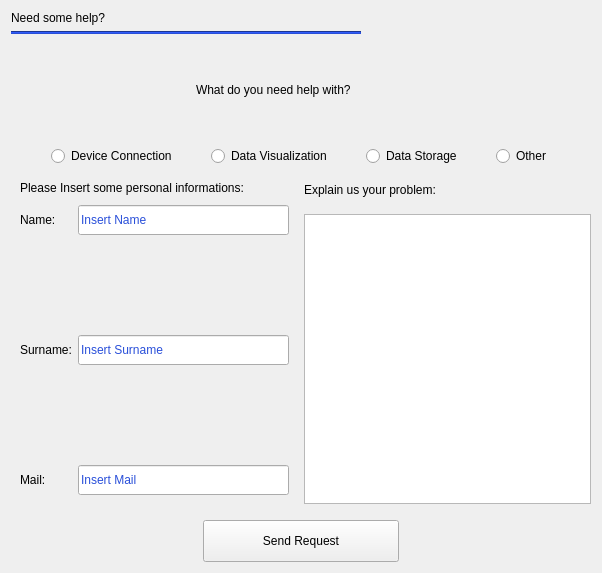
               <widget class="QWidget" name="page_help">
                <layout class="QVBoxLayout" name="verticalLayout_17">
                 <item>
                  <layout class="QHBoxLayout" name="horizontalLayout_24">
                   <item>
                    <layout class="QVBoxLayout" name="verticalLayout_10">
                     <item>
                      <widget class="QLabel" name="label_help">
                       <property name="styleSheet">
                        <string notr="true">font: 24pt &quot;Rockwell Extra Bold&quot;;</string>
                       </property>
                       <property name="text">
                        <string>Need some help?</string>
                       </property>
                      </widget>
                     </item>
                     <item>
                      <widget class="Line" name="line_3">
                       <property name="minimumSize">
                        <size>
                         <width>350</width>
                         <height>0</height>
                        </size>
                       </property>
                       <property name="maximumSize">
                        <size>
                         <width>403</width>
                         <height>5</height>
                        </size>
                       </property>
                       <property name="styleSheet">
                        <string notr="true">background-color: rgb(41, 79, 217);</string>
                       </property>
                       <property name="orientation">
                        <enum>Qt::Horizontal</enum>
                       </property>
                      </widget>
                     </item>
                    </layout>
                   </item>
                   <item>
                    <spacer name="horizontalSpacer_31">
                     <property name="orientation">
                      <enum>Qt::Horizontal</enum>
                     </property>
                     <property name="sizeHint" stdset="0">
                      <size>
                       <width>40</width>
                       <height>20</height>
                      </size>
                     </property>
                    </spacer>
                   </item>
                  </layout>
                 </item>
                 <item>
                  <layout class="QHBoxLayout" name="horizontalLayout_15">
                   <item>
                    <spacer name="horizontalSpacer_21">
                     <property name="orientation">
                      <enum>Qt::Horizontal</enum>
                     </property>
                     <property name="sizeHint" stdset="0">
                      <size>
                       <width>40</width>
                       <height>20</height>
                      </size>
                     </property>
                    </spacer>
                   </item>
                   <item>
                    <widget class="QLabel" name="label_wdynhw">
                     <property name="styleSheet">
                      <string notr="true">font: 24pt &quot;Rockwell&quot;;</string>
                     </property>
                     <property name="text">
                      <string>What do you need help with?</string>
                     </property>
                    </widget>
                   </item>
                   <item>
                    <widget class="QLabel" name="label">
                     <property name="minimumSize">
                      <size>
                       <width>50</width>
                       <height>100</height>
                      </size>
                     </property>
                     <property name="maximumSize">
                      <size>
                       <width>50</width>
                       <height>300</height>
                      </size>
                     </property>
                     <property name="styleSheet">
                      <string notr="true">image: url(:/foto/persona.png);
</string>
                     </property>
                     <property name="text">
                      <string/>
                     </property>
                    </widget>
                   </item>
                   <item>
                    <spacer name="horizontalSpacer_22">
                     <property name="orientation">
                      <enum>Qt::Horizontal</enum>
                     </property>
                     <property name="sizeHint" stdset="0">
                      <size>
                       <width>40</width>
                       <height>20</height>
                      </size>
                     </property>
                    </spacer>
                   </item>
                  </layout>
                 </item>
                 <item>
                  <layout class="QHBoxLayout" name="horizontalLayout_17">
                   <item>
                    <spacer name="horizontalSpacer_23">
                     <property name="orientation">
                      <enum>Qt::Horizontal</enum>
                     </property>
                     <property name="sizeHint" stdset="0">
                      <size>
                       <width>40</width>
                       <height>20</height>
                      </size>
                     </property>
                    </spacer>
                   </item>
                   <item>
                    <layout class="QHBoxLayout" name="horizontalLayout_16">
                     <property name="spacing">
                      <number>34</number>
                     </property>
                     <item>
                      <widget class="QRadioButton" name="radioButton_Conn">
                       <property name="text">
                        <string>Device Connection</string>
                       </property>
                      </widget>
                     </item>
                     <item>
                      <widget class="QRadioButton" name="radioButton_Visual">
                       <property name="text">
                        <string>Data Visualization</string>
                       </property>
                      </widget>
                     </item>
                     <item>
                      <widget class="QRadioButton" name="radioButton_dataS">
                       <property name="text">
                        <string>Data Storage</string>
                       </property>
                      </widget>
                     </item>
                     <item>
                      <widget class="QRadioButton" name="radioButton_other">
                       <property name="text">
                        <string>Other</string>
                       </property>
                      </widget>
                     </item>
                    </layout>
                   </item>
                   <item>
                    <spacer name="horizontalSpacer_24">
                     <property name="orientation">
                      <enum>Qt::Horizontal</enum>
                     </property>
                     <property name="sizeHint" stdset="0">
                      <size>
                       <width>40</width>
                       <height>20</height>
                      </size>
                     </property>
                    </spacer>
                   </item>
                  </layout>
                 </item>
                 <item>
                  <layout class="QHBoxLayout" name="horizontalLayout_25">
                   <item>
                    <layout class="QVBoxLayout" name="verticalLayout_3" stretch="1,2">
                     <property name="spacing">
                      <number>10</number>
                     </property>
                     <property name="sizeConstraint">
                      <enum>QLayout::SetFixedSize</enum>
                     </property>
                     <property name="leftMargin">
                      <number>9</number>
                     </property>
                     <property name="topMargin">
                      <number>9</number>
                     </property>
                     <property name="rightMargin">
                      <number>9</number>
                     </property>
                     <property name="bottomMargin">
                      <number>9</number>
                     </property>
                     <item>
                      <widget class="QLabel" name="label_insert_personal">
                       <property name="maximumSize">
                        <size>
                         <width>400</width>
                         <height>39</height>
                        </size>
                       </property>
                       <property name="styleSheet">
                        <string notr="true">font: 12pt &quot;Rockwell&quot;;</string>
                       </property>
                       <property name="text">
                        <string>Please Insert some personal informations:</string>
                       </property>
                      </widget>
                     </item>
                     <item>
                      <layout class="QHBoxLayout" name="horizontalLayout_18">
                       <property name="spacing">
                        <number>6</number>
                       </property>
                       <item>
                        <layout class="QVBoxLayout" name="verticalLayout_11">
                         <property name="spacing">
                          <number>100</number>
                         </property>
                         <item>
                          <widget class="QLabel" name="label_nome_2">
                           <property name="minimumSize">
                            <size>
                             <width>30</width>
                             <height>30</height>
                            </size>
                           </property>
                           <property name="maximumSize">
                            <size>
                             <width>270</width>
                             <height>45</height>
                            </size>
                           </property>
                           <property name="styleSheet">
                            <string notr="true"/>
                           </property>
                           <property name="text">
                            <string>Name:</string>
                           </property>
                          </widget>
                         </item>
                         <item>
                          <widget class="QLabel" name="label_cognome_2">
                           <property name="minimumSize">
                            <size>
                             <width>30</width>
                             <height>30</height>
                            </size>
                           </property>
                           <property name="maximumSize">
                            <size>
                             <width>270</width>
                             <height>45</height>
                            </size>
                           </property>
                           <property name="styleSheet">
                            <string notr="true"/>
                           </property>
                           <property name="text">
                            <string>Surname:</string>
                           </property>
                          </widget>
                         </item>
                         <item>
                          <widget class="QLabel" name="label_mail">
                           <property name="minimumSize">
                            <size>
                             <width>30</width>
                             <height>30</height>
                            </size>
                           </property>
                           <property name="maximumSize">
                            <size>
                             <width>270</width>
                             <height>45</height>
                            </size>
                           </property>
                           <property name="styleSheet">
                            <string notr="true"/>
                           </property>
                           <property name="text">
                            <string>Mail:</string>
                           </property>
                          </widget>
                         </item>
                        </layout>
                       </item>
                       <item>
                        <layout class="QVBoxLayout" name="verticalLayout_12">
                         <property name="spacing">
                          <number>100</number>
                         </property>
                         <item>
                          <widget class="QLineEdit" name="lineEdit_nome_2">
                           <property name="minimumSize">
                            <size>
                             <width>30</width>
                             <height>30</height>
                            </size>
                           </property>
                           <property name="styleSheet">
                            <string notr="true">font: 10pt &quot;Rockwell&quot;;
color: rgb(41, 79, 217);</string>
                           </property>
                           <property name="text">
                            <string>Insert Name</string>
                           </property>
                          </widget>
                         </item>
                         <item>
                          <widget class="QLineEdit" name="lineEdit_surname_2">
                           <property name="minimumSize">
                            <size>
                             <width>30</width>
                             <height>30</height>
                            </size>
                           </property>
                           <property name="styleSheet">
                            <string notr="true">font: 10pt &quot;Rockwell&quot;;
color: rgb(41, 79, 217);</string>
                           </property>
                           <property name="text">
                            <string>Insert Surname</string>
                           </property>
                          </widget>
                         </item>
                         <item>
                          <widget class="QLineEdit" name="lineEdit_mail">
                           <property name="minimumSize">
                            <size>
                             <width>30</width>
                             <height>30</height>
                            </size>
                           </property>
                           <property name="styleSheet">
                            <string notr="true">font: 10pt &quot;Rockwell&quot;;
color: rgb(41, 79, 217);</string>
                           </property>
                           <property name="text">
                            <string>Insert Mail</string>
                           </property>
                          </widget>
                         </item>
                        </layout>
                       </item>
                      </layout>
                     </item>
                    </layout>
                   </item>
                   <item>
                    <layout class="QVBoxLayout" name="verticalLayout_13" stretch="1,8">
                     <item>
                      <widget class="QLabel" name="label_explain">
                       <property name="styleSheet">
                        <string notr="true">font: 12pt &quot;Rockwell&quot;;</string>
                       </property>
                       <property name="text">
                        <string>Explain us your problem:</string>
                       </property>
                      </widget>
                     </item>
                     <item>
                      <widget class="QTextEdit" name="textEdit">
                       <property name="styleSheet">
                        <string notr="true">font: 14pt &quot;Rockwell&quot;;
color: rgb(41, 79, 217);</string>
                       </property>
                      </widget>
                     </item>
                    </layout>
                   </item>
                  </layout>
                 </item>
                 <item>
                  <layout class="QHBoxLayout" name="horizontalLayout_20">
                   <property name="topMargin">
                    <number>10</number>
                   </property>
                   <item>
                    <spacer name="horizontalSpacer_25">
                     <property name="orientation">
                      <enum>Qt::Horizontal</enum>
                     </property>
                     <property name="sizeHint" stdset="0">
                      <size>
                       <width>40</width>
                       <height>20</height>
                      </size>
                     </property>
                    </spacer>
                   </item>
                   <item>
                    <widget class="QPushButton" name="pushButton_sendRequest">
                     <property name="minimumSize">
                      <size>
                       <width>196</width>
                       <height>42</height>
                      </size>
                     </property>
                     <property name="maximumSize">
                      <size>
                       <width>107</width>
                       <height>47</height>
                      </size>
                     </property>
                     <property name="text">
                      <string>Send Request</string>
                     </property>
                    </widget>
                   </item>
                   <item>
                    <spacer name="horizontalSpacer_26">
                     <property name="orientation">
                      <enum>Qt::Horizontal</enum>
                     </property>
                     <property name="sizeHint" stdset="0">
                      <size>
                       <width>40</width>
                       <height>20</height>
                      </size>
                     </property>
                    </spacer>
                   </item>
                  </layout>
                 </item>
                </layout>
               </widget>
